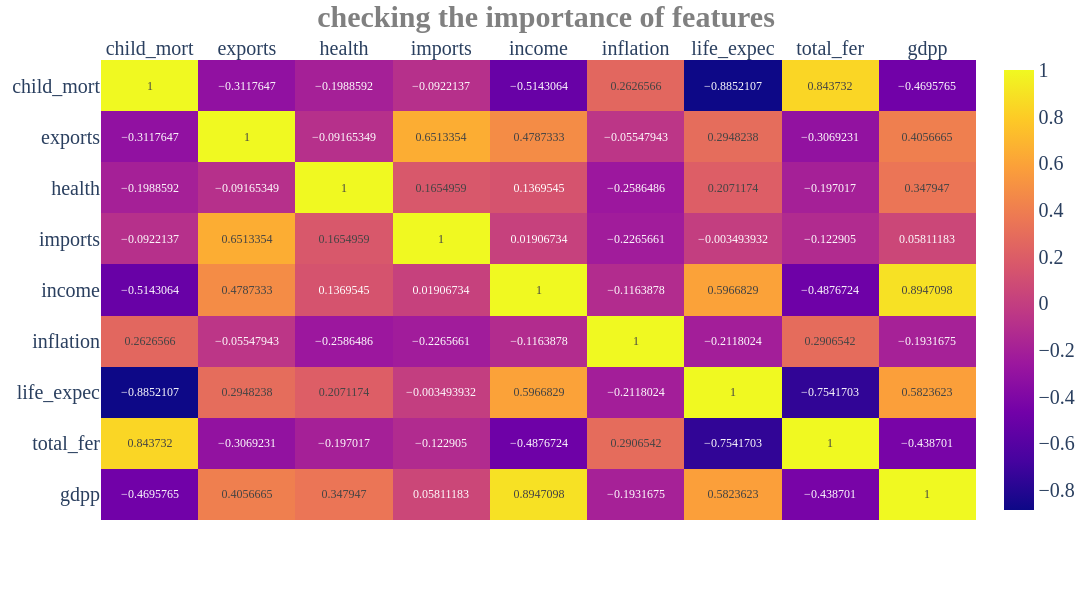

Notebook source saved alongside this figure:
### Markdown cell above
<div style="
color:#3F3F46;
display:fill;
border-radius:14px;
background:#FFF9DB;
font-family:Verdana,sans-serif;
letter-spacing:0.2px;
box-shadow:0 6px 16px rgba(0,0,0,0.12);
margin:18px 0;
">

<div style="
padding:22px 28px;
border-left:5px solid #D4B84C;
">

<h3 style="
color:#665A20;
margin-top:0;
margin-bottom:12px;
font-size:120%;
">
📌 Explanation
</h3>

<p style="
color:#5C5740;
font-size:100%;
line-height:1.8;
margin-bottom:0;
">
I want to know which feature is most important and use that feature to evaluate my other features.
</p>

</div>
</div>

### Code cell
# Examining important features with correlation

fig = px.imshow(df2.select_dtypes(include='number').corr(), text_auto=True, aspect='auto')




# settings chart
fig.update_layout(

    width=1100,
    height=600,
    font_size=20,
    font_family="Times New Roman",



    # title
    title="checking the importance of features",
    title_font_size=30,
    title_font_weight='bold',
    title_font_color='grey',
    title_x=0.5,
    title_y=0.99
)




# Update yaxis properties
fig.update_xaxes(side="top")



fig.show()

### Figure 1 — Plotly figure (JSON) as saved in the notebook; plotly's stock layout.template omitted (floating-point values rounded to 4 significant figures)
{"data": [{"coloraxis": "coloraxis", "hovertemplate": "x: %{x}<br>y: %{y}<br>color: %{z}<extra></extra>", "name": "0", "texttemplate": "%{z}", "type": "heatmap", "x": ["child_mort", "exports", "health", "imports", "income", "inflation", "life_expec", "total_fer", "gdpp"], "xaxis": "x", "y": ["child_mort", "exports", "health", "imports", "income", "inflation", "life_expec", "total_fer", "gdpp"], "yaxis": "y", "z": [[1.0, -0.3118, -0.1989, -0.09221, -0.5143, 0.2627, -0.8852, 0.8437, -0.4696], [-0.3118, 1.0, -0.09165, 0.6513, 0.4787, -0.05548, 0.2948, -0.3069, 0.4057], [-0.1989, -0.09165, 1.0, 0.1655, 0.137, -0.2586, 0.2071, -0.197, 0.3479], [-0.09221, 0.6513, 0.1655, 1.0, 0.01907, -0.2266, -0.003494, -0.1229, 0.05811], [-0.5143, 0.4787, 0.137, 0.01907, 1.0, -0.1164, 0.5967, -0.4877, 0.8947], [0.2627, -0.05548, -0.2586, -0.2266, -0.1164, 1.0, -0.2118, 0.2907, -0.1932], [-0.8852, 0.2948, 0.2071, -0.003494, 0.5967, -0.2118, 1.0, -0.7542, 0.5824], [0.8437, -0.3069, -0.197, -0.1229, -0.4877, 0.2907, -0.7542, 1.0, -0.4387], [-0.4696, 0.4057, 0.3479, 0.05811, 0.8947, -0.1932, 0.5824, -0.4387, 1.0]]}], "layout": {"coloraxis": {"colorscale": [[0, "#0d0887"], [0.1111, "#46039f"], [0.2222, "#7201a8"], [0.3333, "#9c179e"], [0.4444, "#bd3786"], [0.5556, "#d8576b"], [0.6667, "#ed7953"], [0.7778, "#fb9f3a"], [0.8889, "#fdca26"], [1, "#f0f921"]]}, "font": {"family": "Times New Roman", "size": 20}, "height": 600, "margin": {"t": 60}, "title": {"font": {"color": "grey", "size": 30, "weight": "bold"}, "text": "checking the importance of features", "x": 0.5, "y": 0.99}, "width": 1100, "xaxis": {"anchor": "y", "domain": [0, 1], "side": "top"}, "yaxis": {"anchor": "x", "autorange": "reversed", "domain": [0, 1]}}}
